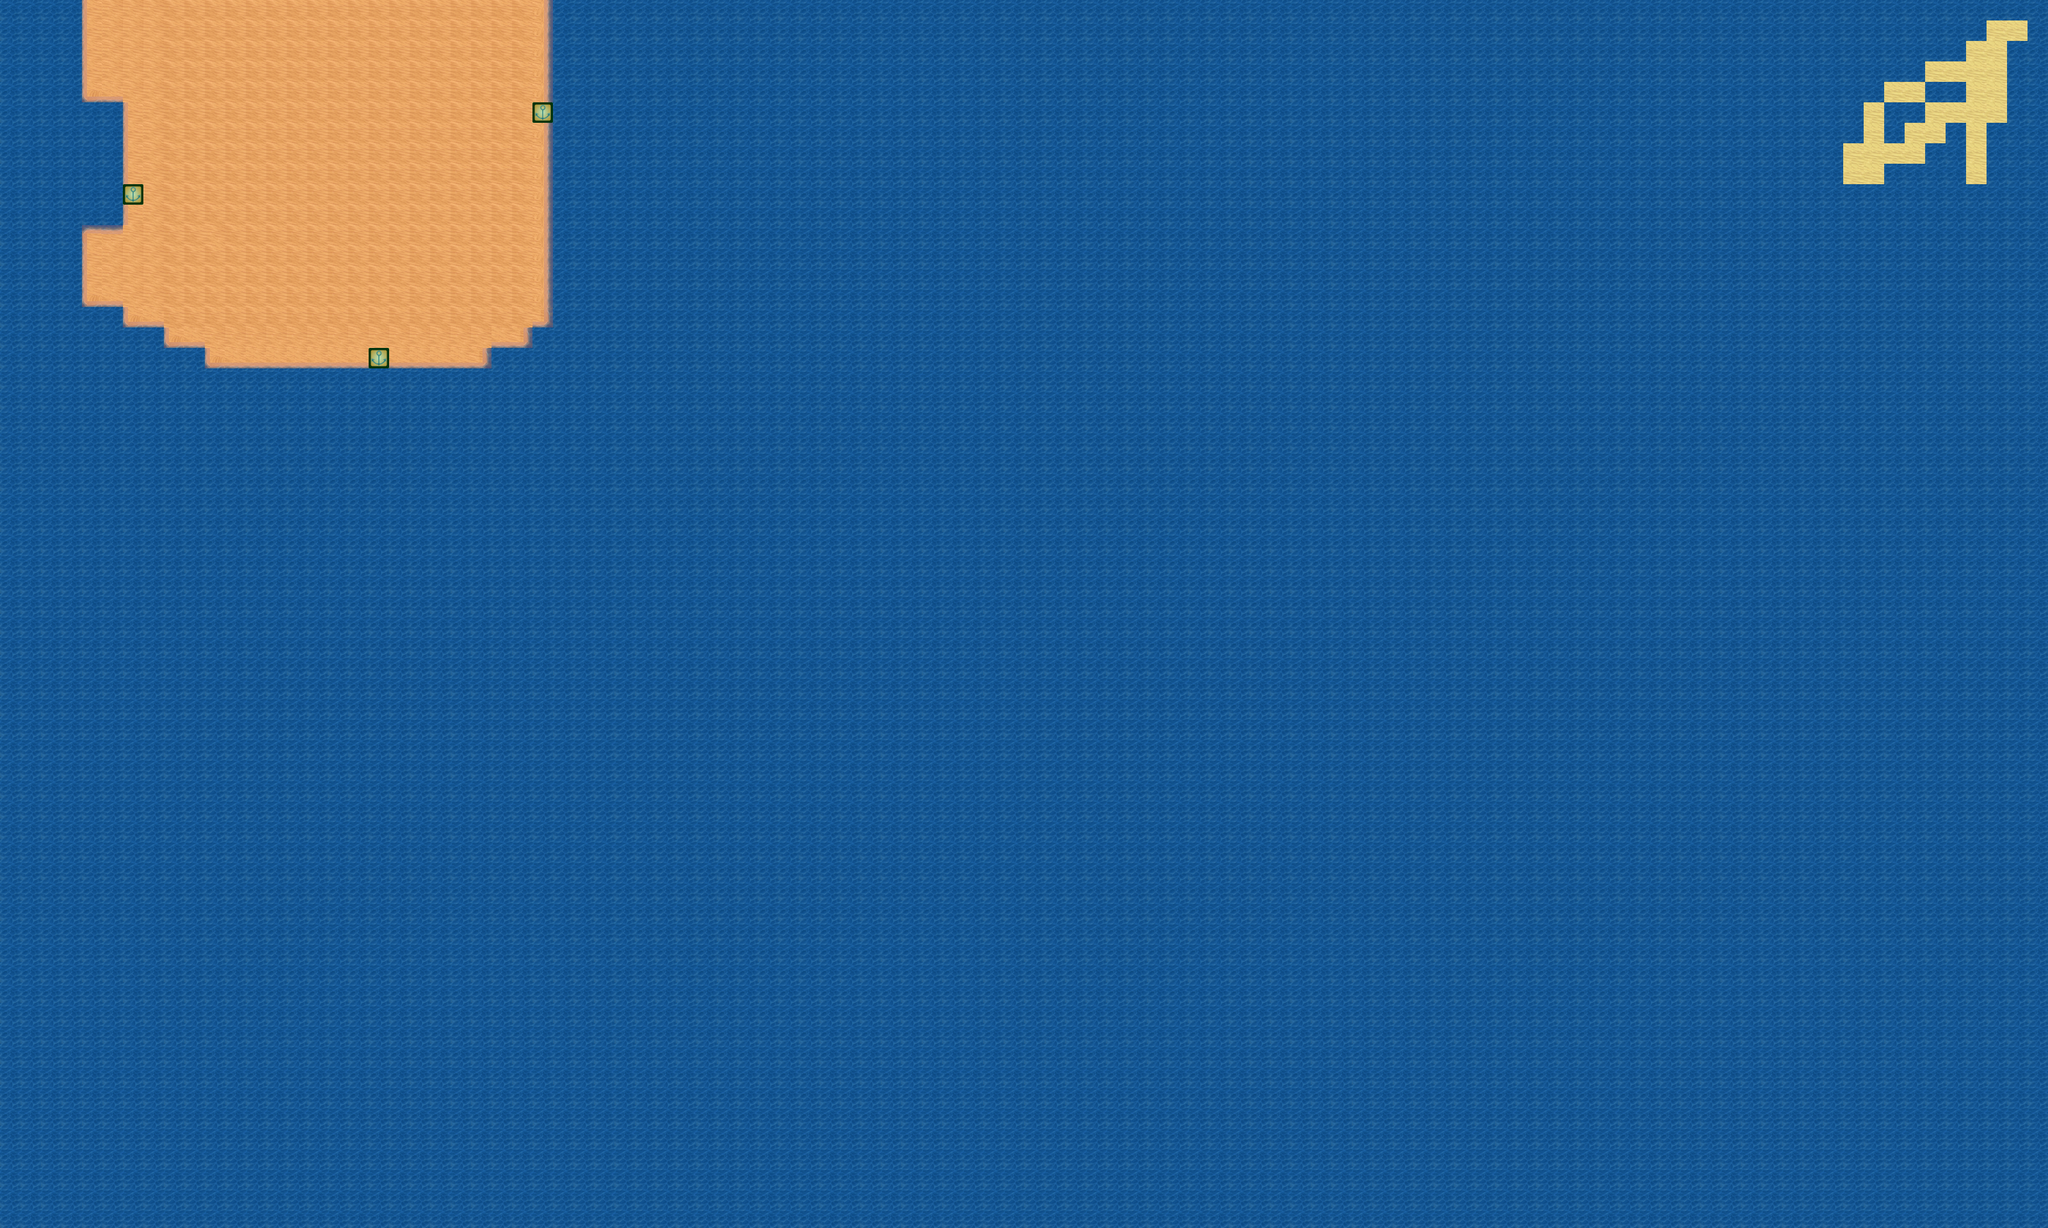

This game map was drawn from its Tiled (.tmx) file and the tilesets committed beside it. A one-line description and the trimmed map source follow:
An orthogonal 100x60 tile map with 32x32 px tiles, 3 tile layers (Background, ObjectLayer, LandLayer), 3 tilesets and 1 object (PlayerStartPoint).

<map version="1.0" orientation="orthogonal" width="100" height="60" tilewidth="32" tileheight="32">
 <tileset firstgid="1" name="meta_tiles" tilewidth="32" tileheight="32" spacing="1" margin="1">
  <image source="meta_tiles.png" width="67" height="34" />
  <tile id="0">
   <properties>
    <property name="Blockage" value="True" />
   </properties>
  </tile>
  <tile id="1">
   <properties>
    <property name="Port" value="True" />
   </properties>
  </tile>
 </tileset>
 <tileset firstgid="3" name="New_Town_Ex" tilewidth="32" tileheight="32" spacing="1" margin="1">
  <image source="New_Town_Ex.png" width="544" height="416" />
 </tileset>
 <tileset firstgid="195" name="port" tilewidth="32" tileheight="32">
  <image source="port.png" width="32" height="32" />
 </tileset>
 <layer name="Background" width="100" height="60">
  <data>[6000 cells, 6000 non-empty, 11 distinct tile ids]</data>
 </layer>
 <layer name="ObjectLayer" width="100" height="60">
  <data>[6000 cells, 3 non-empty, 1 distinct tile ids]</data>
 </layer>
 <objectgroup name="PlayerLayer" width="100" height="60">
  <object name="PlayerStartPoint" x="160" y="288" width="32" height="32" />
 </objectgroup>
 <layer name="LandLayer" width="100" height="60">
  <data>[6000 cells, 386 non-empty, 2 distinct tile ids]</data>
 </layer>
</map>
